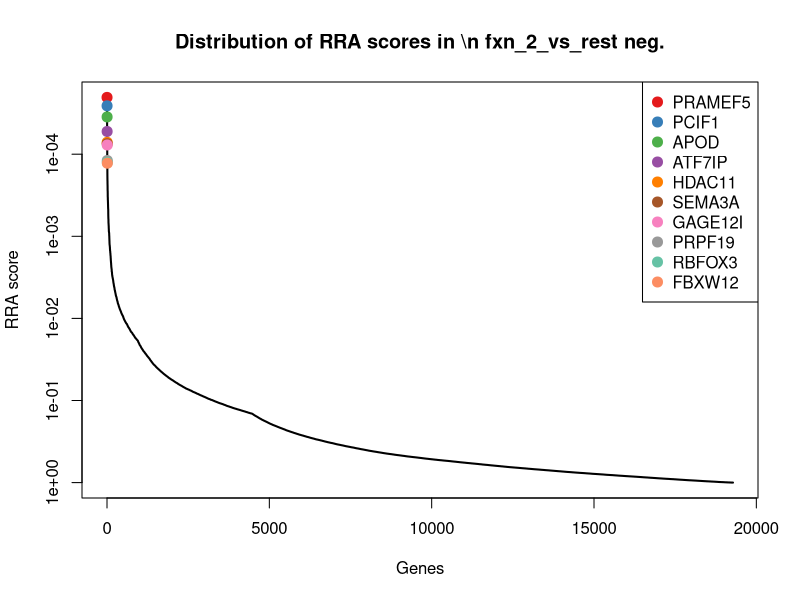
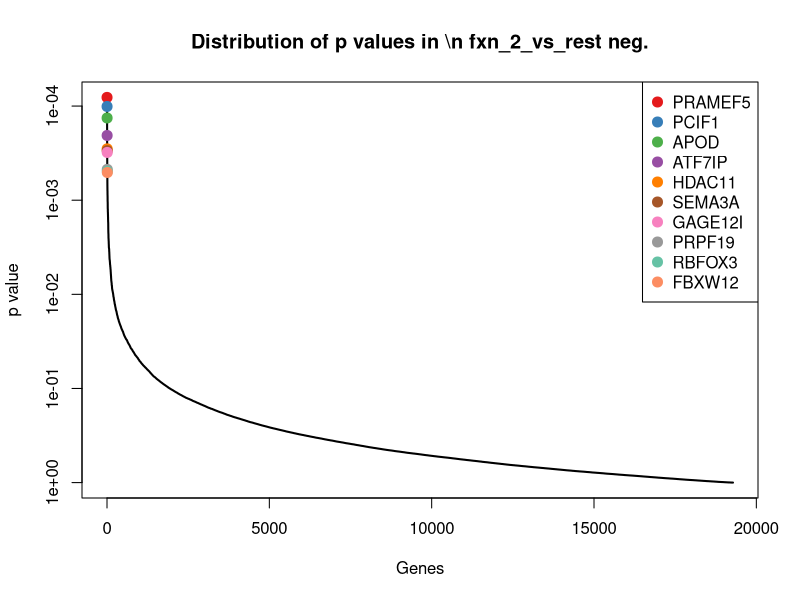
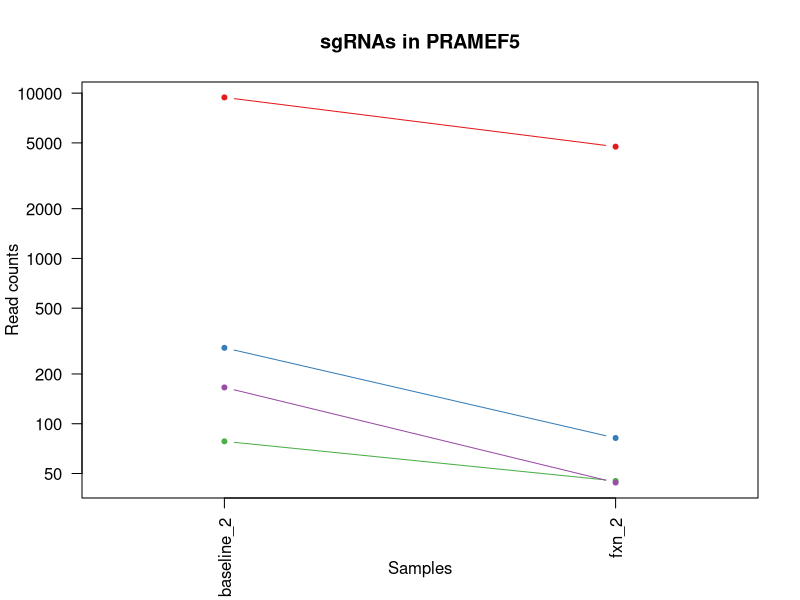
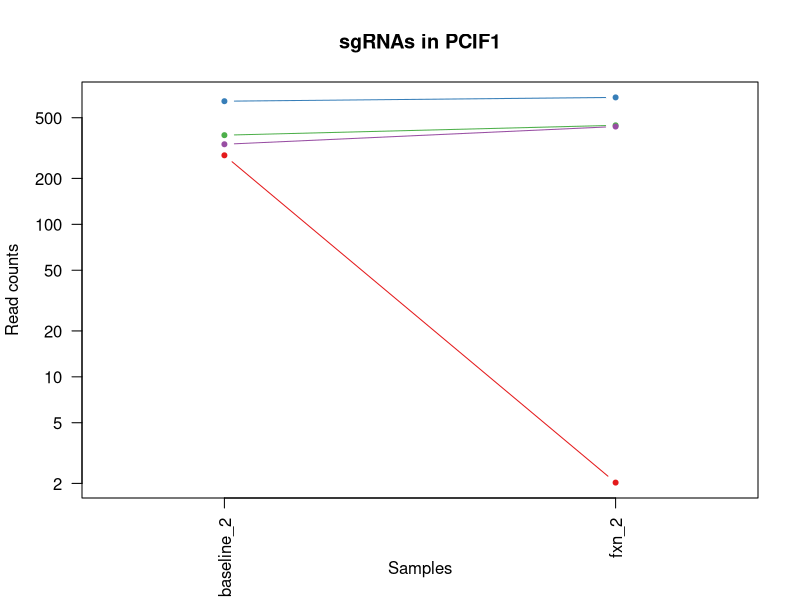
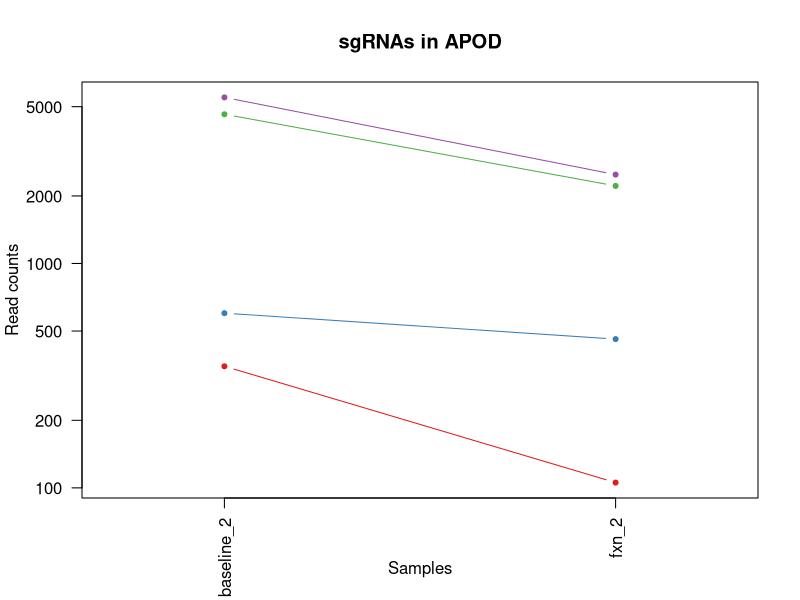
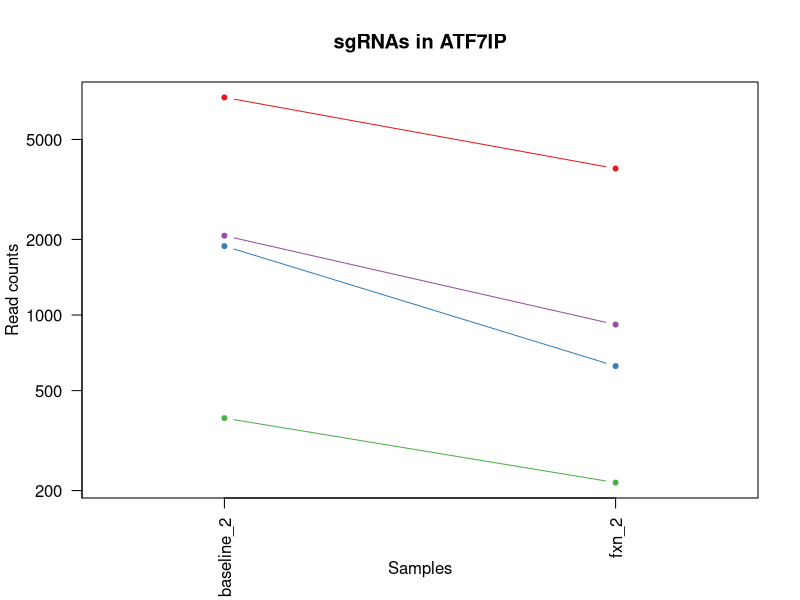
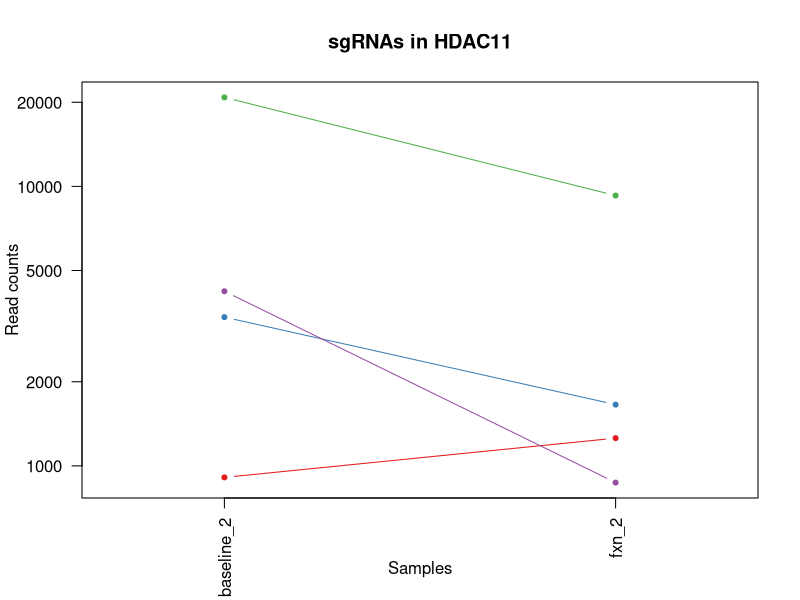
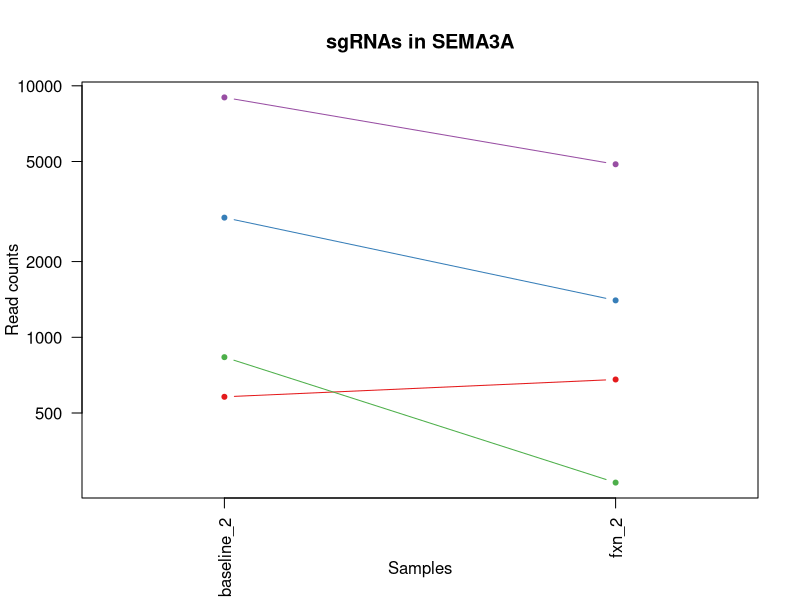

The R source for these figures, in order: (Note: this script raises an error after producing the figures.)
pdf(file='totalNormTest_defaultNormCount_screen2.pdf',width=4.5,height=4.5);
gstable=read.table('totalNormTest_defaultNormCount_screen2.gene_summary.txt',header=T)
# 
#
# parameters
# Do not modify the variables beginning with "__"

# gstablename='__GENE_SUMMARY_FILE__'
startindex=3
# outputfile='__OUTPUT_FILE__'
targetgenelist=c("PRAMEF5","PCIF1","APOD","ATF7IP","HDAC11","SEMA3A","GAGE12I","PRPF19","RBFOX3","FBXW12")
# samplelabel=sub('.\\w+.\\w+$','',colnames(gstable)[startindex]);
samplelabel='fxn_2_vs_rest neg.'


# You need to write some codes in front of this code:
# gstable=read.table(gstablename,header=T)
# pdf(file=outputfile,width=6,height=6)


# set up color using RColorBrewer
#library(RColorBrewer)
#colors <- brewer.pal(length(targetgenelist), "Set1")

colors=c( "#E41A1C", "#377EB8", "#4DAF4A", "#984EA3", "#FF7F00",  "#A65628", "#F781BF",
          "#999999", "#66C2A5", "#FC8D62", "#8DA0CB", "#E78AC3", "#A6D854", "#FFD92F", "#E5C494", "#B3B3B3", 
          "#8DD3C7", "#FFFFB3", "#BEBADA", "#FB8072", "#80B1D3", "#FDB462", "#B3DE69", "#FCCDE5",
          "#D9D9D9", "#BC80BD", "#CCEBC5", "#FFED6F")

######
# function definition

plotrankedvalues<-function(val, tglist, ...){
  
  plot(val,log='y',ylim=c(max(val),min(val)),type='l',lwd=2, ...)
  if(length(tglist)>0){
    for(i in 1:length(tglist)){
      targetgene=tglist[i];
      tx=which(names(val)==targetgene);ty=val[targetgene];
      points(tx,ty,col=colors[(i %% length(colors)) ],cex=2,pch=20)
      # text(tx+50,ty,targetgene,col=colors[i])
    }
    legend('topright',tglist,pch=20,pt.cex = 2,cex=1,col=colors)
  }
}



plotrandvalues<-function(val,targetgenelist, ...){
  # choose the one with the best distance distribution
  
  mindiffvalue=0;
  randval=val;
  for(i in 1:20){
    randval0=sample(val)
    vindex=sort(which(names(randval0) %in% targetgenelist))
    if(max(vindex)>0.9*length(val)){
      # print('pass...')
      next;
    }
    mindiffind=min(diff(vindex));
    if (mindiffind > mindiffvalue){
      mindiffvalue=mindiffind;
      randval=randval0;
      # print(paste('Diff: ',mindiffvalue))
    }
  }
  plot(randval,log='y',ylim=c(max(randval),min(randval)),pch=20,col='grey', ...)
  
  if(length(targetgenelist)>0){
    for(i in 1:length(targetgenelist)){
      targetgene=targetgenelist[i];
      tx=which(names(randval)==targetgene);ty=randval[targetgene];
      points(tx,ty,col=colors[(i %% length(colors)) ],cex=2,pch=20)
      text(tx+50,ty,targetgene,col=colors[i])
    }
  }
  
}




# set.seed(1235)



pvec=gstable[,startindex]
names(pvec)=gstable[,'id']
pvec=sort(pvec);

plotrankedvalues(pvec,targetgenelist,xlab='Genes',ylab='RRA score',main=paste('Distribution of RRA scores in \\n',samplelabel))

# plotrandvalues(pvec,targetgenelist,xlab='Genes',ylab='RRA score',main=paste('Distribution of RRA scores in \\n',samplelabel))


pvec=gstable[,startindex+1]
names(pvec)=gstable[,'id']
pvec=sort(pvec);

plotrankedvalues(pvec,targetgenelist,xlab='Genes',ylab='p value',main=paste('Distribution of p values in \\n',samplelabel))

# plotrandvalues(pvec,targetgenelist,xlab='Genes',ylab='p value',main=paste('Distribution of p values in \\n',samplelabel))



# you need to write after this code:
# dev.off()






# parameters
# Do not modify the variables beginning with "__"
targetmat=list(c(9419.779902932312,4743.4570049527865),c(286.87444652066233,80.97085207244385),c(77.2354279094091,44.072742267279565),c(164.76891287340607,43.04779477269167))
targetgene="PRAMEF5"
collabel=c("baseline_2","fxn_2")

# set up color using RColorBrewer
#library(RColorBrewer)
#colors <- brewer.pal(length(targetgenelist), "Set1")

colors=c( "#E41A1C", "#377EB8", "#4DAF4A", "#984EA3", "#FF7F00",  "#A65628", "#F781BF",
          "#999999", "#66C2A5", "#FC8D62", "#8DA0CB", "#E78AC3", "#A6D854", "#FFD92F", "#E5C494", "#B3B3B3", 
          "#8DD3C7", "#FFFFB3", "#BEBADA", "#FB8072", "#80B1D3", "#FDB462", "#B3DE69", "#FCCDE5",
          "#D9D9D9", "#BC80BD", "#CCEBC5", "#FFED6F")


## code

targetmatvec=unlist(targetmat)+1
yrange=range(targetmatvec[targetmatvec>0]);
# yrange[1]=1; # set the minimum value to 1
for(i in 1:length(targetmat)){
  vali=targetmat[[i]]+1;
  if(i==1){
    plot(1:length(vali),vali,type='b',las=1,pch=20,main=paste('sgRNAs in',targetgene),ylab='Read counts',xlab='Samples',xlim=c(0.7,length(vali)+0.3),ylim = yrange,col=colors[(i %% length(colors))],xaxt='n',log='y')
    axis(1,at=1:length(vali),labels=(collabel),las=2)
    # lines(0:100,rep(1,101),col='black');
  }else{
    lines(1:length(vali),vali,type='b',pch=20,col=colors[(i %% length(colors))])
  }
}




# parameters
# Do not modify the variables beginning with "__"
targetmat=list(c(282.46099349726757,1.0249474945878967),c(640.686263896146,678.5152414171877),c(383.23483753144893,444.8272126511472),c(333.95127877020695,436.627632694444))
targetgene="PCIF1"
collabel=c("baseline_2","fxn_2")

# set up color using RColorBrewer
#library(RColorBrewer)
#colors <- brewer.pal(length(targetgenelist), "Set1")

colors=c( "#E41A1C", "#377EB8", "#4DAF4A", "#984EA3", "#FF7F00",  "#A65628", "#F781BF",
          "#999999", "#66C2A5", "#FC8D62", "#8DA0CB", "#E78AC3", "#A6D854", "#FFD92F", "#E5C494", "#B3B3B3", 
          "#8DD3C7", "#FFFFB3", "#BEBADA", "#FB8072", "#80B1D3", "#FDB462", "#B3DE69", "#FCCDE5",
          "#D9D9D9", "#BC80BD", "#CCEBC5", "#FFED6F")


## code

targetmatvec=unlist(targetmat)+1
yrange=range(targetmatvec[targetmatvec>0]);
# yrange[1]=1; # set the minimum value to 1
for(i in 1:length(targetmat)){
  vali=targetmat[[i]]+1;
  if(i==1){
    plot(1:length(vali),vali,type='b',las=1,pch=20,main=paste('sgRNAs in',targetgene),ylab='Read counts',xlab='Samples',xlim=c(0.7,length(vali)+0.3),ylim = yrange,col=colors[(i %% length(colors))],xaxt='n',log='y')
    axis(1,at=1:length(vali),labels=(collabel),las=2)
    # lines(0:100,rep(1,101),col='black');
  }else{
    lines(1:length(vali),vali,type='b',pch=20,col=colors[(i %% length(colors))])
  }
}




# parameters
# Do not modify the variables beginning with "__"
targetmat=list(c(347.19163784039137,104.54464444796547),c(599.4940356777944,459.17647757537776),c(4623.092042006058,2215.9364832990327),c(5496.95574063823,2488.5725168594136))
targetgene="APOD"
collabel=c("baseline_2","fxn_2")

# set up color using RColorBrewer
#library(RColorBrewer)
#colors <- brewer.pal(length(targetgenelist), "Set1")

colors=c( "#E41A1C", "#377EB8", "#4DAF4A", "#984EA3", "#FF7F00",  "#A65628", "#F781BF",
          "#999999", "#66C2A5", "#FC8D62", "#8DA0CB", "#E78AC3", "#A6D854", "#FFD92F", "#E5C494", "#B3B3B3", 
          "#8DD3C7", "#FFFFB3", "#BEBADA", "#FB8072", "#80B1D3", "#FDB462", "#B3DE69", "#FCCDE5",
          "#D9D9D9", "#BC80BD", "#CCEBC5", "#FFED6F")


## code

targetmatvec=unlist(targetmat)+1
yrange=range(targetmatvec[targetmatvec>0]);
# yrange[1]=1; # set the minimum value to 1
for(i in 1:length(targetmat)){
  vali=targetmat[[i]]+1;
  if(i==1){
    plot(1:length(vali),vali,type='b',las=1,pch=20,main=paste('sgRNAs in',targetgene),ylab='Read counts',xlab='Samples',xlim=c(0.7,length(vali)+0.3),ylim = yrange,col=colors[(i %% length(colors))],xaxt='n',log='y')
    axis(1,at=1:length(vali),labels=(collabel),las=2)
    # lines(0:100,rep(1,101),col='black');
  }else{
    lines(1:length(vali),vali,type='b',pch=20,col=colors[(i %% length(colors))])
  }
}




# parameters
# Do not modify the variables beginning with "__"
targetmat=list(c(7350.606010464048,3830.2287872749703),c(1880.1309879661871,625.217971698617),c(387.64829055484375,214.21402636887044),c(2068.438316964365,915.2781126669918))
targetgene="ATF7IP"
collabel=c("baseline_2","fxn_2")

# set up color using RColorBrewer
#library(RColorBrewer)
#colors <- brewer.pal(length(targetgenelist), "Set1")

colors=c( "#E41A1C", "#377EB8", "#4DAF4A", "#984EA3", "#FF7F00",  "#A65628", "#F781BF",
          "#999999", "#66C2A5", "#FC8D62", "#8DA0CB", "#E78AC3", "#A6D854", "#FFD92F", "#E5C494", "#B3B3B3", 
          "#8DD3C7", "#FFFFB3", "#BEBADA", "#FB8072", "#80B1D3", "#FDB462", "#B3DE69", "#FCCDE5",
          "#D9D9D9", "#BC80BD", "#CCEBC5", "#FFED6F")


## code

targetmatvec=unlist(targetmat)+1
yrange=range(targetmatvec[targetmatvec>0]);
# yrange[1]=1; # set the minimum value to 1
for(i in 1:length(targetmat)){
  vali=targetmat[[i]]+1;
  if(i==1){
    plot(1:length(vali),vali,type='b',las=1,pch=20,main=paste('sgRNAs in',targetgene),ylab='Read counts',xlab='Samples',xlim=c(0.7,length(vali)+0.3),ylim = yrange,col=colors[(i %% length(colors))],xaxt='n',log='y')
    axis(1,at=1:length(vali),labels=(collabel),las=2)
    # lines(0:100,rep(1,101),col='black');
  }else{
    lines(1:length(vali),vali,type='b',pch=20,col=colors[(i %% length(colors))])
  }
}




# parameters
# Do not modify the variables beginning with "__"
targetmat=list(c(908.4357473154308,1255.5606808701737),c(3403.507856541294,1655.290203759453),c(20813.108882826004,9268.60019355835),c(4212.640910830342,870.1804229051243))
targetgene="HDAC11"
collabel=c("baseline_2","fxn_2")

# set up color using RColorBrewer
#library(RColorBrewer)
#colors <- brewer.pal(length(targetgenelist), "Set1")

colors=c( "#E41A1C", "#377EB8", "#4DAF4A", "#984EA3", "#FF7F00",  "#A65628", "#F781BF",
          "#999999", "#66C2A5", "#FC8D62", "#8DA0CB", "#E78AC3", "#A6D854", "#FFD92F", "#E5C494", "#B3B3B3", 
          "#8DD3C7", "#FFFFB3", "#BEBADA", "#FB8072", "#80B1D3", "#FDB462", "#B3DE69", "#FCCDE5",
          "#D9D9D9", "#BC80BD", "#CCEBC5", "#FFED6F")


## code

targetmatvec=unlist(targetmat)+1
yrange=range(targetmatvec[targetmatvec>0]);
# yrange[1]=1; # set the minimum value to 1
for(i in 1:length(targetmat)){
  vali=targetmat[[i]]+1;
  if(i==1){
    plot(1:length(vali),vali,type='b',las=1,pch=20,main=paste('sgRNAs in',targetgene),ylab='Read counts',xlab='Samples',xlim=c(0.7,length(vali)+0.3),ylim = yrange,col=colors[(i %% length(colors))],xaxt='n',log='y')
    axis(1,at=1:length(vali),labels=(collabel),las=2)
    # lines(0:100,rep(1,101),col='black');
  }else{
    lines(1:length(vali),vali,type='b',pch=20,col=colors[(i %% length(colors))])
  }
}




# parameters
# Do not modify the variables beginning with "__"
targetmat=list(c(578.8979215686187,678.5152414171877),c(2989.378847846082,1401.103225101655),c(832.67147041382,263.4115061090895),c(8989.46823315132,4873.625336765449))
targetgene="SEMA3A"
collabel=c("baseline_2","fxn_2")

# set up color using RColorBrewer
#library(RColorBrewer)
#colors <- brewer.pal(length(targetgenelist), "Set1")

colors=c( "#E41A1C", "#377EB8", "#4DAF4A", "#984EA3", "#FF7F00",  "#A65628", "#F781BF",
          "#999999", "#66C2A5", "#FC8D62", "#8DA0CB", "#E78AC3", "#A6D854", "#FFD92F", "#E5C494", "#B3B3B3", 
          "#8DD3C7", "#FFFFB3", "#BEBADA", "#FB8072", "#80B1D3", "#FDB462", "#B3DE69", "#FCCDE5",
          "#D9D9D9", "#BC80BD", "#CCEBC5", "#FFED6F")


## code

targetmatvec=unlist(targetmat)+1
yrange=range(targetmatvec[targetmatvec>0]);
# yrange[1]=1; # set the minimum value to 1
for(i in 1:length(targetmat)){
  vali=targetmat[[i]]+1;
  if(i==1){
    plot(1:length(vali),vali,type='b',las=1,pch=20,main=paste('sgRNAs in',targetgene),ylab='Read counts',xlab='Samples',xlim=c(0.7,length(vali)+0.3),ylim = yrange,col=colors[(i %% length(colors))],xaxt='n',log='y')
    axis(1,at=1:length(vali),labels=(collabel),las=2)
    # lines(0:100,rep(1,101),col='black');
  }else{
    lines(1:length(vali),vali,type='b',pch=20,col=colors[(i %% length(colors))])
  }
}




# parameters
# Do not modify the variables beginning with "__"
targetmat=list(c(83.12003194060217,342.3324631923575),c(545.0614483892584,1226.8621510217124),c(275.84081396217533,296.20982593590213),c(276.5763894660745,0.0))
targetgene="GAGE12I"
collabel=c("baseline_2","fxn_2")

# set up color using RColorBrewer
#library(RColorBrewer)
#colors <- brewer.pal(length(targetgenelist), "Set1")

colors=c( "#E41A1C", "#377EB8", "#4DAF4A", "#984EA3", "#FF7F00",  "#A65628", "#F781BF",
          "#999999", "#66C2A5", "#FC8D62", "#8DA0CB", "#E78AC3", "#A6D854", "#FFD92F", "#E5C494", "#B3B3B3", 
          "#8DD3C7", "#FFFFB3", "#BEBADA", "#FB8072", "#80B1D3", "#FDB462", "#B3DE69", "#FCCDE5",
          "#D9D9D9", "#BC80BD", "#CCEBC5", "#FFED6F")


## code

targetmatvec=unlist(targetmat)+1
yrange=range(targetmatvec[targetmatvec>0]);
# yrange[1]=1; # set the minimum value to 1
for(i in 1:length(targetmat)){
  vali=targetmat[[i]]+1;
  if(i==1){
    plot(1:length(vali),vali,type='b',las=1,pch=20,main=paste('sgRNAs in',targetgene),ylab='Read counts',xlab='Samples',xlim=c(0.7,length(vali)+0.3),ylim = yrange,col=colors[(i %% length(colors))],xaxt='n',log='y')
    axis(1,at=1:length(vali),labels=(collabel),las=2)
    # lines(0:100,rep(1,101),col='black');
  }else{
    lines(1:length(vali),vali,type='b',pch=20,col=colors[(i %% length(colors))])
  }
}




# parameters
# Do not modify the variables beginning with "__"
targetmat=list(c(117.69208062386149,97.37001198585018),c(114.0142031043658,144.51759673689344),c(52.961436280737665,0.0),c(357.4896948949792,61.4968496752738))
targetgene="PRPF19"
collabel=c("baseline_2","fxn_2")

# set up color using RColorBrewer
#library(RColorBrewer)
#colors <- brewer.pal(length(targetgenelist), "Set1")

colors=c( "#E41A1C", "#377EB8", "#4DAF4A", "#984EA3", "#FF7F00",  "#A65628", "#F781BF",
          "#999999", "#66C2A5", "#FC8D62", "#8DA0CB", "#E78AC3", "#A6D854", "#FFD92F", "#E5C494", "#B3B3B3", 
          "#8DD3C7", "#FFFFB3", "#BEBADA", "#FB8072", "#80B1D3", "#FDB462", "#B3DE69", "#FCCDE5",
          "#D9D9D9", "#BC80BD", "#CCEBC5", "#FFED6F")


## code

targetmatvec=unlist(targetmat)+1
yrange=range(targetmatvec[targetmatvec>0]);
# yrange[1]=1; # set the minimum value to 1
for(i in 1:length(targetmat)){
  vali=targetmat[[i]]+1;
  if(i==1){
    plot(1:length(vali),vali,type='b',las=1,pch=20,main=paste('sgRNAs in',targetgene),ylab='Read counts',xlab='Samples',xlim=c(0.7,length(vali)+0.3),ylim = yrange,col=colors[(i %% length(colors))],xaxt='n',log='y')
    axis(1,at=1:length(vali),labels=(collabel),las=2)
    # lines(0:100,rep(1,101),col='black');
  }else{
    lines(1:length(vali),vali,type='b',pch=20,col=colors[(i %% length(colors))])
  }
}




# parameters
# Do not modify the variables beginning with "__"
targetmat=list(c(2161.1208304556567,1332.4317429642658),c(3552.8296838328183,1615.3172514705252),c(2673.816956673353,1652.2153612756895),c(573.7488930413247,342.3324631923575))
targetgene="RBFOX3"
collabel=c("baseline_2","fxn_2")

# set up color using RColorBrewer
#library(RColorBrewer)
#colors <- brewer.pal(length(targetgenelist), "Set1")

colors=c( "#E41A1C", "#377EB8", "#4DAF4A", "#984EA3", "#FF7F00",  "#A65628", "#F781BF",
          "#999999", "#66C2A5", "#FC8D62", "#8DA0CB", "#E78AC3", "#A6D854", "#FFD92F", "#E5C494", "#B3B3B3", 
          "#8DD3C7", "#FFFFB3", "#BEBADA", "#FB8072", "#80B1D3", "#FDB462", "#B3DE69", "#FCCDE5",
          "#D9D9D9", "#BC80BD", "#CCEBC5", "#FFED6F")


## code

targetmatvec=unlist(targetmat)+1
yrange=range(targetmatvec[targetmatvec>0]);
# yrange[1]=1; # set the minimum value to 1
for(i in 1:length(targetmat)){
  vali=targetmat[[i]]+1;
  if(i==1){
    plot(1:length(vali),vali,type='b',las=1,pch=20,main=paste('sgRNAs in',targetgene),ylab='Read counts',xlab='Samples',xlim=c(0.7,length(vali)+0.3),ylim = yrange,col=colors[(i %% length(colors))],xaxt='n',log='y')
    axis(1,at=1:length(vali),labels=(collabel),las=2)
    # lines(0:100,rep(1,101),col='black');
  }else{
    lines(1:length(vali),vali,type='b',pch=20,col=colors[(i %% length(colors))])
  }
}




# parameters
# Do not modify the variables beginning with "__"
targetmat=list(c(3136.493948625908,2871.9028798352865),c(2044.8999008395933,1804.9325379692862),c(221.40822667363943,0.0),c(2891.5473058274965,2722.2605456254537))
targetgene="FBXW12"
collabel=c("baseline_2","fxn_2")

# set up color using RColorBrewer
#library(RColorBrewer)
#colors <- brewer.pal(length(targetgenelist), "Set1")

colors=c( "#E41A1C", "#377EB8", "#4DAF4A", "#984EA3", "#FF7F00",  "#A65628", "#F781BF",
          "#999999", "#66C2A5", "#FC8D62", "#8DA0CB", "#E78AC3", "#A6D854", "#FFD92F", "#E5C494", "#B3B3B3", 
          "#8DD3C7", "#FFFFB3", "#BEBADA", "#FB8072", "#80B1D3", "#FDB462", "#B3DE69", "#FCCDE5",
          "#D9D9D9", "#BC80BD", "#CCEBC5", "#FFED6F")


## code

targetmatvec=unlist(targetmat)+1
yrange=range(targetmatvec[targetmatvec>0]);
# yrange[1]=1; # set the minimum value to 1
for(i in 1:length(targetmat)){
  vali=targetmat[[i]]+1;
  if(i==1){
    plot(1:length(vali),vali,type='b',las=1,pch=20,main=paste('sgRNAs in',targetgene),ylab='Read counts',xlab='Samples',xlim=c(0.7,length(vali)+0.3),ylim = yrange,col=colors[(i %% length(colors))],xaxt='n',log='y')
    axis(1,at=1:length(vali),labels=(collabel),las=2)
    # lines(0:100,rep(1,101),col='black');
  }else{
    lines(1:length(vali),vali,type='b',pch=20,col=colors[(i %% length(colors))])
  }
}



# 
#
# parameters
# Do not modify the variables beginning with "__"

# gstablename='__GENE_SUMMARY_FILE__'
startindex=9
# outputfile='__OUTPUT_FILE__'
targetgenelist=c("EP400","UNC13A","DDX6","NDUFC1","CPNE2","KRT18","RPL31","MYC","RPS13","TRIM28")
# samplelabel=sub('.\\w+.\\w+$','',colnames(gstable)[startindex]);
samplelabel='fxn_2_vs_rest pos.'


# You need to write some codes in front of this code:
# gstable=read.table(gstablename,header=T)
# pdf(file=outputfile,width=6,height=6)


# set up color using RColorBrewer
#library(RColorBrewer)
#colors <- brewer.pal(length(targetgenelist), "Set1")

colors=c( "#E41A1C", "#377EB8", "#4DAF4A", "#984EA3", "#FF7F00",  "#A65628", "#F781BF",
          "#999999", "#66C2A5", "#FC8D62", "#8DA0CB", "#E78AC3", "#A6D854", "#FFD92F", "#E5C494", "#B3B3B3", 
          "#8DD3C7", "#FFFFB3", "#BEBADA", "#FB8072", "#80B1D3", "#FDB462", "#B3DE69", "#FCCDE5",
          "#D9D9D9", "#BC80BD", "#CCEBC5", "#FFED6F")

######
# function definition

plotrankedvalues<-function(val, tglist, ...){
  
  plot(val,log='y',ylim=c(max(val),min(val)),type='l',lwd=2, ...)
  if(length(tglist)>0){
    for(i in 1:length(tglist)){
      targetgene=tglist[i];
      tx=which(names(val)==targetgene);ty=val[targetgene];
      points(tx,ty,col=colors[(i %% length(colors)) ],cex=2,pch=20)
      # text(tx+50,ty,targetgene,col=colors[i])
    }
    legend('topright',tglist,pch=20,pt.cex = 2,cex=1,col=colors)
  }
}



plotrandvalues<-function(val,targetgenelist, ...){
  # choose the one with the best distance distribution
  
  mindiffvalue=0;
  randval=val;
  for(i in 1:20){
    randval0=sample(val)
    vindex=sort(which(names(randval0) %in% targetgenelist))
    if(max(vindex)>0.9*length(val)){
      # print('pass...')
      next;
    }
    mindiffind=min(diff(vindex));
    if (mindiffind > mindiffvalue){
      mindiffvalue=mindiffind;
      randval=randval0;
      # print(paste('Diff: ',mindiffvalue))
    }
  }
  plot(randval,log='y',ylim=c(max(randval),min(randval)),pch=20,col='grey', ...)
  
  if(length(targetgenelist)>0){
    for(i in 1:length(targetgenelist)){
      targetgene=targetgenelist[i];
      tx=which(names(randval)==targetgene);ty=randval[targetgene];
      points(tx,ty,col=colors[(i %% length(colors)) ],cex=2,pch=20)
      text(tx+50,ty,targetgene,col=colors[i])
    }
  }
  
}




# set.seed(1235)



pvec=gstable[,startindex]
names(pvec)=gstable[,'id']
pvec=sort(pvec);

plotrankedvalues(pvec,targetgenelist,xlab='Genes',ylab='RRA score',main=paste('Distribution of RRA scores in \\n',samplelabel))

# plotrandvalues(pvec,targetgenelist,xlab='Genes',ylab='RRA score',main=paste('Distribution of RRA scores in \\n',samplelabel))


pvec=gstable[,startindex+1]
names(pvec)=gstable[,'id']
pvec=sort(pvec);

plotrankedvalues(pvec,targetgenelist,xlab='Genes',ylab='p value',main=paste('Distribution of p values in \\n',samplelabel))

# plotrandvalues(pvec,targetgenelist,xlab='Genes',ylab='p value',main=paste('Distribution of p values in \\n',samplelabel))



# you need to write after this code:
# dev.off()






# parameters
# Do not modify the variables beginning with "__"
targetmat=list(c(150.79297829932253,434.57773770526825),c(57.37488930413247,361.8064655895276),c(194.92750853327058,702.0890337927093),c(63.995068839224686,180.39075904746983))
targetgene="EP400"
collabel=c("baseline_2","fxn_2")

# set up color using RColorBrewer
#library(RColorBrewer)
#colors <- brewer.pal(length(targetgenelist), "Set1")

colors=c( "#E41A1C", "#377EB8", "#4DAF4A", "#984EA3", "#FF7F00",  "#A65628", "#F781BF",
          "#999999", "#66C2A5", "#FC8D62", "#8DA0CB", "#E78AC3", "#A6D854", "#FFD92F", "#E5C494", "#B3B3B3", 
          "#8DD3C7", "#FFFFB3", "#BEBADA", "#FB8072", "#80B1D3", "#FDB462", "#B3DE69", "#FCCDE5",
          "#D9D9D9", "#BC80BD", "#CCEBC5", "#FFED6F")


## code

targetmatvec=unlist(targetmat)+1
yrange=range(targetmatvec[targetmatvec>0]);
# yrange[1]=1; # set the minimum value to 1
for(i in 1:length(targetmat)){
  vali=targetmat[[i]]+1;
  if(i==1){
    plot(1:length(vali),vali,type='b',las=1,pch=20,main=paste('sgRNAs in',targetgene),ylab='Read counts',xlab='Samples',xlim=c(0.7,length(vali)+0.3),ylim = yrange,col=colors[(i %% length(colors))],xaxt='n',log='y')
    axis(1,at=1:length(vali),labels=(collabel),las=2)
    # lines(0:100,rep(1,101),col='black');
  }else{
    lines(1:length(vali),vali,type='b',pch=20,col=colors[(i %% length(colors))])
  }
}




# parameters
# Do not modify the variables beginning with "__"
targetmat=list(c(172.86024341629653,468.4010050266688),c(236.11973675162207,613.9435492581503),c(86.06233395619871,329.0081457627149),c(222.8793776814377,564.7460695179311))
targetgene="UNC13A"
collabel=c("baseline_2","fxn_2")

# set up color using RColorBrewer
#library(RColorBrewer)
#colors <- brewer.pal(length(targetgenelist), "Set1")

colors=c( "#E41A1C", "#377EB8", "#4DAF4A", "#984EA3", "#FF7F00",  "#A65628", "#F781BF",
          "#999999", "#66C2A5", "#FC8D62", "#8DA0CB", "#E78AC3", "#A6D854", "#FFD92F", "#E5C494", "#B3B3B3", 
          "#8DD3C7", "#FFFFB3", "#BEBADA", "#FB8072", "#80B1D3", "#FDB462", "#B3DE69", "#FCCDE5",
          "#D9D9D9", "#BC80BD", "#CCEBC5", "#FFED6F")


## code

targetmatvec=unlist(targetmat)+1
yrange=range(targetmatvec[targetmatvec>0]);
# yrange[1]=1; # set the minimum value to 1
for(i in 1:length(targetmat)){
  vali=targetmat[[i]]+1;
  if(i==1){
    plot(1:length(vali),vali,type='b',las=1,pch=20,main=paste('sgRNAs in',targetgene),ylab='Read counts',xlab='Samples',xlim=c(0.7,length(vali)+0.3),ylim = yrange,col=colors[(i %% length(colors))],xaxt='n',log='y')
    axis(1,at=1:length(vali),labels=(collabel),las=2)
    # lines(0:100,rep(1,101),col='black');
  }else{
    lines(1:length(vali),vali,type='b',pch=20,col=colors[(i %% length(colors))])
  }
}




# parameters
# Do not modify the variables beginning with "__"
targetmat=list(c(294.9657770635528,774.8603059084498),c(23.538416124772297,973.7001198585018),c(9.562481550688744,138.36791176936606),c(1824.9628251737522,1849.0052802365658))
targetgene="DDX6"
collabel=c("baseline_2","fxn_2")

# set up color using RColorBrewer
#library(RColorBrewer)
#colors <- brewer.pal(length(targetgenelist), "Set1")

colors=c( "#E41A1C", "#377EB8", "#4DAF4A", "#984EA3", "#FF7F00",  "#A65628", "#F781BF",
          "#999999", "#66C2A5", "#FC8D62", "#8DA0CB", "#E78AC3", "#A6D854", "#FFD92F", "#E5C494", "#B3B3B3", 
          "#8DD3C7", "#FFFFB3", "#BEBADA", "#FB8072", "#80B1D3", "#FDB462", "#B3DE69", "#FCCDE5",
          "#D9D9D9", "#BC80BD", "#CCEBC5", "#FFED6F")


## code

targetmatvec=unlist(targetmat)+1
yrange=range(targetmatvec[targetmatvec>0]);
# yrange[1]=1; # set the minimum value to 1
for(i in 1:length(targetmat)){
  vali=targetmat[[i]]+1;
  if(i==1){
    plot(1:length(vali),vali,type='b',las=1,pch=20,main=paste('sgRNAs in',targetgene),ylab='Read counts',xlab='Samples',xlim=c(0.7,length(vali)+0.3),ylim = yrange,col=colors[(i %% length(colors))],xaxt='n',log='y')
    axis(1,at=1:length(vali),labels=(collabel),las=2)
    # lines(0:100,rep(1,101),col='black');
  }else{
    lines(1:length(vali),vali,type='b',pch=20,col=colors[(i %% length(colors))])
  }
}




# parameters
# Do not modify the variables beginning with "__"
targetmat=list(c(400.88864962502817,942.951695020865),c(383.9704130353481,1013.6730721474299),c(6417.160696016047,17587.07405963372),c(629.6526313376589,1501.5480795712688))
targetgene="NDUFC1"
collabel=c("baseline_2","fxn_2")

# set up color using RColorBrewer
#library(RColorBrewer)
#colors <- brewer.pal(length(targetgenelist), "Set1")

colors=c( "#E41A1C", "#377EB8", "#4DAF4A", "#984EA3", "#FF7F00",  "#A65628", "#F781BF",
          "#999999", "#66C2A5", "#FC8D62", "#8DA0CB", "#E78AC3", "#A6D854", "#FFD92F", "#E5C494", "#B3B3B3", 
          "#8DD3C7", "#FFFFB3", "#BEBADA", "#FB8072", "#80B1D3", "#FDB462", "#B3DE69", "#FCCDE5",
          "#D9D9D9", "#BC80BD", "#CCEBC5", "#FFED6F")


## code

targetmatvec=unlist(targetmat)+1
yrange=range(targetmatvec[targetmatvec>0]);
# yrange[1]=1; # set the minimum value to 1
for(i in 1:length(targetmat)){
  vali=targetmat[[i]]+1;
  if(i==1){
    plot(1:length(vali),vali,type='b',las=1,pch=20,main=paste('sgRNAs in',targetgene),ylab='Read counts',xlab='Samples',xlim=c(0.7,length(vali)+0.3),ylim = yrange,col=colors[(i %% length(colors))],xaxt='n',log='y')
    axis(1,at=1:length(vali),labels=(collabel),las=2)
    # lines(0:100,rep(1,101),col='black');
  }else{
    lines(1:length(vali),vali,type='b',pch=20,col=colors[(i %% length(colors))])
  }
}




# parameters
# Do not modify the variables beginning with "__"
targetmat=list(c(955.5125795649755,760.5110409842193),c(5123.28338465747,7387.821540989559),c(0.0,182.44065403664564),c(113.27862760046668,104.54464444796547))
targetgene="CPNE2"
collabel=c("baseline_2","fxn_2")

# set up color using RColorBrewer
#library(RColorBrewer)
#colors <- brewer.pal(length(targetgenelist), "Set1")

colors=c( "#E41A1C", "#377EB8", "#4DAF4A", "#984EA3", "#FF7F00",  "#A65628", "#F781BF",
          "#999999", "#66C2A5", "#FC8D62", "#8DA0CB", "#E78AC3", "#A6D854", "#FFD92F", "#E5C494", "#B3B3B3", 
          "#8DD3C7", "#FFFFB3", "#BEBADA", "#FB8072", "#80B1D3", "#FDB462", "#B3DE69", "#FCCDE5",
          "#D9D9D9", "#BC80BD", "#CCEBC5", "#FFED6F")


## code

targetmatvec=unlist(targetmat)+1
yrange=range(targetmatvec[targetmatvec>0]);
# yrange[1]=1; # set the minimum value to 1
for(i in 1:length(targetmat)){
  vali=targetmat[[i]]+1;
  if(i==1){
    plot(1:length(vali),vali,type='b',las=1,pch=20,main=paste('sgRNAs in',targetgene),ylab='Read counts',xlab='Samples',xlim=c(0.7,length(vali)+0.3),ylim = yrange,col=colors[(i %% length(colors))],xaxt='n',log='y')
    axis(1,at=1:length(vali),labels=(collabel),las=2)
    # lines(0:100,rep(1,101),col='black');
  }else{
    lines(1:length(vali),vali,type='b',pch=20,col=colors[(i %% length(colors))])
  }
}




# parameters
# Do not modify the variables beginning with "__"
targetmat=list(c(375.14350698855844,1210.4629911083061),c(106.65844806537446,208.06434140134303),c(24.273991628671432,172.19117909076667),c(58.11046480803161,226.5133963039252))
targetgene="KRT18"
collabel=c("baseline_2","fxn_2")

# set up color using RColorBrewer
#library(RColorBrewer)
#colors <- brewer.pal(length(targetgenelist), "Set1")

colors=c( "#E41A1C", "#377EB8", "#4DAF4A", "#984EA3", "#FF7F00",  "#A65628", "#F781BF",
          "#999999", "#66C2A5", "#FC8D62", "#8DA0CB", "#E78AC3", "#A6D854", "#FFD92F", "#E5C494", "#B3B3B3", 
          "#8DD3C7", "#FFFFB3", "#BEBADA", "#FB8072", "#80B1D3", "#FDB462", "#B3DE69", "#FCCDE5",
          "#D9D9D9", "#BC80BD", "#CCEBC5", "#FFED6F")


## code

targetmatvec=unlist(targetmat)+1
yrange=range(targetmatvec[targetmatvec>0]);
# yrange[1]=1; # set the minimum value to 1
for(i in 1:length(targetmat)){
  vali=targetmat[[i]]+1;
  if(i==1){
    plot(1:length(vali),vali,type='b',las=1,pch=20,main=paste('sgRNAs in',targetgene),ylab='Read counts',xlab='Samples',xlim=c(0.7,length(vali)+0.3),ylim = yrange,col=colors[(i %% length(colors))],xaxt='n',log='y')
    axis(1,at=1:length(vali),labels=(collabel),las=2)
    # lines(0:100,rep(1,101),col='black');
  }else{
    lines(1:length(vali),vali,type='b',pch=20,col=colors[(i %% length(colors))])
  }
}




# parameters
# Do not modify the variables beginning with "__"
targetmat=list(c(5.884604031193074,55.34716470774642),c(457.52796342526153,607.7938642906228),c(25.745142636469698,230.61318628227679),c(164.76891287340607,570.8957544854585))
targetgene="RPL31"
collabel=c("baseline_2","fxn_2")

# set up color using RColorBrewer
#library(RColorBrewer)
#colors <- brewer.pal(length(targetgenelist), "Set1")

colors=c( "#E41A1C", "#377EB8", "#4DAF4A", "#984EA3", "#FF7F00",  "#A65628", "#F781BF",
          "#999999", "#66C2A5", "#FC8D62", "#8DA0CB", "#E78AC3", "#A6D854", "#FFD92F", "#E5C494", "#B3B3B3", 
          "#8DD3C7", "#FFFFB3", "#BEBADA", "#FB8072", "#80B1D3", "#FDB462", "#B3DE69", "#FCCDE5",
          "#D9D9D9", "#BC80BD", "#CCEBC5", "#FFED6F")


## code

targetmatvec=unlist(targetmat)+1
yrange=range(targetmatvec[targetmatvec>0]);
# yrange[1]=1; # set the minimum value to 1
for(i in 1:length(targetmat)){
  vali=targetmat[[i]]+1;
  if(i==1){
    plot(1:length(vali),vali,type='b',las=1,pch=20,main=paste('sgRNAs in',targetgene),ylab='Read counts',xlab='Samples',xlim=c(0.7,length(vali)+0.3),ylim = yrange,col=colors[(i %% length(colors))],xaxt='n',log='y')
    axis(1,at=1:length(vali),labels=(collabel),las=2)
    # lines(0:100,rep(1,101),col='black');
  }else{
    lines(1:length(vali),vali,type='b',pch=20,col=colors[(i %% length(colors))])
  }
}




# parameters
# Do not modify the variables beginning with "__"
targetmat=list(c(183.89387597478358,168.09138911241507),c(381.0281110197515,523.7481697344152),c(14.711510077982686,140.41780675854184),c(11.769208062386149,127.0934893288992))
targetgene="MYC"
collabel=c("baseline_2","fxn_2")

# set up color using RColorBrewer
#library(RColorBrewer)
#colors <- brewer.pal(length(targetgenelist), "Set1")

colors=c( "#E41A1C", "#377EB8", "#4DAF4A", "#984EA3", "#FF7F00",  "#A65628", "#F781BF",
          "#999999", "#66C2A5", "#FC8D62", "#8DA0CB", "#E78AC3", "#A6D854", "#FFD92F", "#E5C494", "#B3B3B3", 
          "#8DD3C7", "#FFFFB3", "#BEBADA", "#FB8072", "#80B1D3", "#FDB462", "#B3DE69", "#FCCDE5",
          "#D9D9D9", "#BC80BD", "#CCEBC5", "#FFED6F")


## code

targetmatvec=unlist(targetmat)+1
yrange=range(targetmatvec[targetmatvec>0]);
# yrange[1]=1; # set the minimum value to 1
for(i in 1:length(targetmat)){
  vali=targetmat[[i]]+1;
  if(i==1){
    plot(1:length(vali),vali,type='b',las=1,pch=20,main=paste('sgRNAs in',targetgene),ylab='Read counts',xlab='Samples',xlim=c(0.7,length(vali)+0.3),ylim = yrange,col=colors[(i %% length(colors))],xaxt='n',log='y')
    axis(1,at=1:length(vali),labels=(collabel),las=2)
    # lines(0:100,rep(1,101),col='black');
  }else{
    lines(1:length(vali),vali,type='b',pch=20,col=colors[(i %% length(colors))])
  }
}




# parameters
# Do not modify the variables beginning with "__"
targetmat=list(c(164.76891287340607,0.0),c(26.480718140368833,145.54254423148134),c(93.41808899519006,332.0829882464786),c(645.8352924234398,2318.4312327578223))
targetgene="RPS13"
collabel=c("baseline_2","fxn_2")

# set up color using RColorBrewer
#library(RColorBrewer)
#colors <- brewer.pal(length(targetgenelist), "Set1")

colors=c( "#E41A1C", "#377EB8", "#4DAF4A", "#984EA3", "#FF7F00",  "#A65628", "#F781BF",
          "#999999", "#66C2A5", "#FC8D62", "#8DA0CB", "#E78AC3", "#A6D854", "#FFD92F", "#E5C494", "#B3B3B3", 
          "#8DD3C7", "#FFFFB3", "#BEBADA", "#FB8072", "#80B1D3", "#FDB462", "#B3DE69", "#FCCDE5",
          "#D9D9D9", "#BC80BD", "#CCEBC5", "#FFED6F")


## code

targetmatvec=unlist(targetmat)+1
yrange=range(targetmatvec[targetmatvec>0]);
# yrange[1]=1; # set the minimum value to 1
for(i in 1:length(targetmat)){
  vali=targetmat[[i]]+1;
  if(i==1){
    plot(1:length(vali),vali,type='b',las=1,pch=20,main=paste('sgRNAs in',targetgene),ylab='Read counts',xlab='Samples',xlim=c(0.7,length(vali)+0.3),ylim = yrange,col=colors[(i %% length(colors))],xaxt='n',log='y')
    axis(1,at=1:length(vali),labels=(collabel),las=2)
    # lines(0:100,rep(1,101),col='black');
  }else{
    lines(1:length(vali),vali,type='b',pch=20,col=colors[(i %% length(colors))])
  }
}




# parameters
# Do not modify the variables beginning with "__"
targetmat=list(c(22.067265116974028,209.08928889593093),c(639.9506883922468,695.9393488251818),c(20.59611410917576,177.31591656370614),c(2355.312763485028,1284.2592107186347))
targetgene="TRIM28"
collabel=c("baseline_2","fxn_2")

# set up color using RColorBrewer
#library(RColorBrewer)
#colors <- brewer.pal(length(targetgenelist), "Set1")

colors=c( "#E41A1C", "#377EB8", "#4DAF4A", "#984EA3", "#FF7F00",  "#A65628", "#F781BF",
          "#999999", "#66C2A5", "#FC8D62", "#8DA0CB", "#E78AC3", "#A6D854", "#FFD92F", "#E5C494", "#B3B3B3", 
          "#8DD3C7", "#FFFFB3", "#BEBADA", "#FB8072", "#80B1D3", "#FDB462", "#B3DE69", "#FCCDE5",
          "#D9D9D9", "#BC80BD", "#CCEBC5", "#FFED6F")


## code

targetmatvec=unlist(targetmat)+1
yrange=range(targetmatvec[targetmatvec>0]);
# yrange[1]=1; # set the minimum value to 1
for(i in 1:length(targetmat)){
  vali=targetmat[[i]]+1;
  if(i==1){
    plot(1:length(vali),vali,type='b',las=1,pch=20,main=paste('sgRNAs in',targetgene),ylab='Read counts',xlab='Samples',xlim=c(0.7,length(vali)+0.3),ylim = yrange,col=colors[(i %% length(colors))],xaxt='n',log='y')
    axis(1,at=1:length(vali),labels=(collabel),las=2)
    # lines(0:100,rep(1,101),col='black');
  }else{
    lines(1:length(vali),vali,type='b',pch=20,col=colors[(i %% length(colors))])
  }
}



dev.off()
Sweave("totalNormTest_defaultNormCount_screen2_summary.Rnw");
library(tools);

texi2dvi("totalNormTest_defaultNormCount_screen2_summary.tex",pdf=TRUE);
